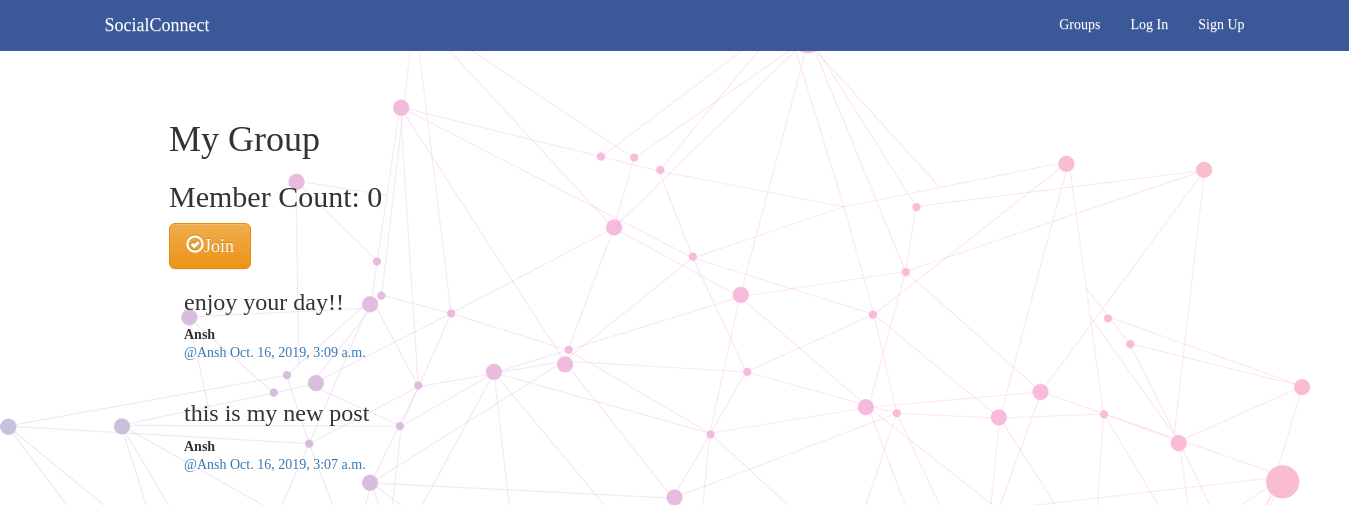
Screenshot of /groups/posts/in/my-group/ with the database file from the repository.
### groups/models.py (models this page shows, shortened)
class Group(models.Model):
    name = models.CharField(max_length=256, unique =True)
    slug = models.SlugField(allow_unicode= True, unique =True)
    description = models.TextField(blank =True, default= '')
    description_html = models.TextField(editable = False ,default ='', blank = True)
    members = models.ManyToManyField(User,through ='GroupMember')
    class Meta:
        ordering =['name' ]

### posts/models.py (models this page shows, shortened)
class Post(models.Model):
    user = models.ForeignKey(User, related_name ='posts')
    created_at = models.DateTimeField(auto_now= True)
    message = models.TextField()
    message_html = models.TextField(editable =False)
    group = models.ForeignKey(Group,related_name ='posts',null = True, blank = True)
    class Meta:
        ordering = ["-created_at"]
        unique_together =['user','message']

### groups/views.py (the view)
# urls.py: url(r'posts/in/(?P<slug>[-\w]+)/$',views.SingleGroup.as_view(),name='single'),
class SingleGroup(generic.DetailView):
    model = Group

### groups/templates/groups/group_detail.html
{% extends "groups/group_base.html" %}
{% block pregroup %}
<h1> {{group.name}}</h1>
<h2>Member Count: {{group.members.count}} </h2>
<div class="content">
  {% if user in group.members.all %}
    <a href ="{% url 'groups:leave' slug=group.slug %}" class="btn btn-lg btn-fill btn-warning" ><span class ='glyphicon glyphicon-remove-circle'></span>Leave</a>
  {% else  %}
    <a href ="{% url 'groups:join' slug=group.slug %}" class="btn btn-lg btn-fill btn-warning" ><span class ='glyphicon glyphicon-ok-circle'></span>Join</a>
  {% endif %}
</div>
{% endblock %}
{% block group_content %}
<div class="col-md-8">
  {% if group.posts.count == 0 %}
    <h2>No posts in this group</h2>
  {% else %}
    {% for post in group.posts.all %}
      {% include "posts/_post.html" %}
    {% endfor %}
  {% endif %}
</div>
{% endblock %}

### posts/templates/posts/_post.html (shortened to what this page needs)
<div class="post media">
  <h3>{{post.message_html|safe }}</h3>
  <div class="media-body">
    <strong>{{post.user.username}}</strong>
    <h5 class ="media-heading">
    <span class="username">
      <a href="{% url 'posts:for_user' username=post.user.username %}">@{{ post.user.username }}</a>
    </span>
    <time class="time" >
      <a href="{% url 'posts:single' username=post.user.username pk=post.pk %}">{{ post.created_at }}
      </a>
    </time>
    </h5>
  </div>
</div>

### static/simplesocial/css/master.css (style rules this page uses)
body { background-image: linear-gradient(rgba(255,255,255,.7), rgba(255,255,255,.7)),url('/static/simplesocial/images/backgd.png'); background-repeat:repeat; padding-left: 11em; padding-right: 20em; font-family: Georgia, "Times New Roman", Times, serif; }

### rows the page displays
Group: name "My Group", members.count "0"
Post: message_html "enjoy your day!!", user.username "Ansh", created_at "Oct. 16, 2019, 3:09 a.m."
Post: message_html "this is my new post", user.username "Ansh", created_at "Oct. 16, 2019, 3:07 a.m."
